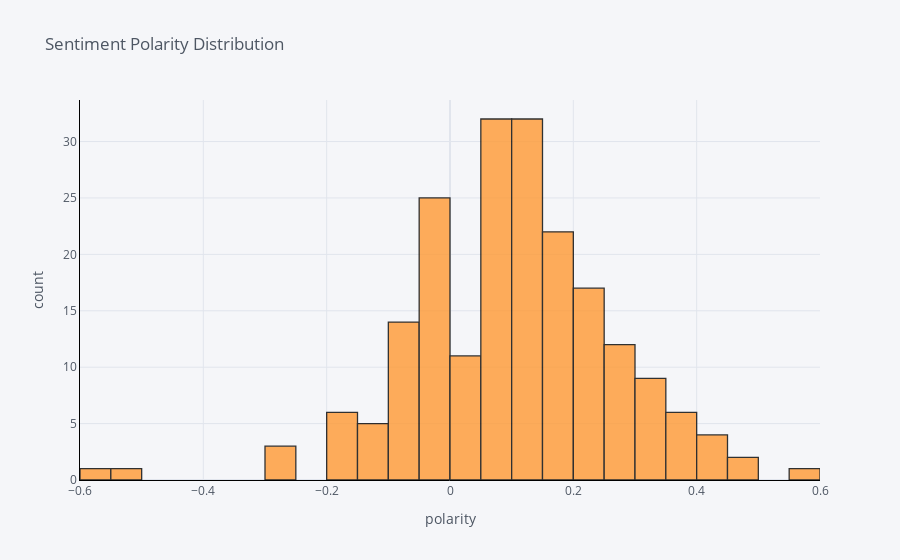

Write notebook code for a chart like this one.
### Code cell
files_df['polarity'].iplot(
    kind='hist',
    bins=50,
    xTitle='polarity',
    linecolor='black',
    yTitle='count',
    title='Sentiment Polarity Distribution')

### Figure 1 — Plotly figure (JSON) as saved in the notebook; plotly's stock layout.template omitted (floating-point values rounded to 4 significant figures; data arrays with more than 128 entries replaced by an {"elided": "..."} marker saying what was removed)
{"data": [{"histfunc": "count", "histnorm": "", "marker": {"color": "rgba(255, 153, 51, 1.0)", "line": {"color": "#000000", "width": 1.3}}, "name": "polarity", "nbinsx": 50, "opacity": 0.8, "orientation": "v", "type": "histogram", "x": {"elided": "203 float values"}}], "layout": {"barmode": "overlay", "legend": {"bgcolor": "#F5F6F9", "font": {"color": "#4D5663"}}, "paper_bgcolor": "#F5F6F9", "plot_bgcolor": "#F5F6F9", "title": {"font": {"color": "#4D5663"}, "text": "Sentiment Polarity Distribution"}, "xaxis": {"gridcolor": "#E1E5ED", "linecolor": "black", "showgrid": true, "tickfont": {"color": "#4D5663"}, "title": {"font": {"color": "#4D5663"}, "text": "polarity"}, "zerolinecolor": "#E1E5ED"}, "yaxis": {"gridcolor": "#E1E5ED", "linecolor": "black", "showgrid": true, "tickfont": {"color": "#4D5663"}, "title": {"font": {"color": "#4D5663"}, "text": "count"}, "zerolinecolor": "#E1E5ED"}}}
